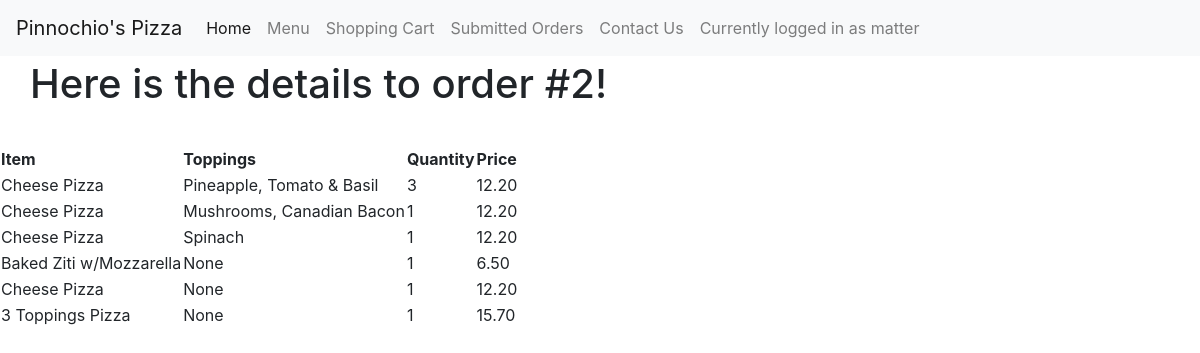
/orders/2 (signed in), run on the app's committed database.
### orders/models.py (models this page shows, shortened)
class OrderDetail(models.Model):
    order = models.ForeignKey(Order, on_delete=models.CASCADE, related_name="Order")
    food = models.ForeignKey(Food, on_delete=models.CASCADE, related_name="Food", default = 0)
    quantity = models.PositiveIntegerField(default = 1)
    topping = models.ManyToManyField(Topping, blank = True, related_name="Topping")

class Food(models.Model):
    item = models.ForeignKey(Item, on_delete=models.CASCADE, related_name="FoodItem")
    price = models.DecimalField(max_digits = 10, decimal_places=2,validators=[MinValueValidator(0)])
    size = models.ForeignKey(Size, on_delete=models.CASCADE, related_name="Size")
    options = (('true', 'Yes'), ('false', 'No'))
    hasToppings = models.CharField(max_length = 5, choices = options, default = 'false')
    numToppings = models.PositiveIntegerField(default = 0, help_text = "0 for cheese pizza")
    name = models.CharField(max_length = 64, default = "None", help_text = "Do not include size in name")

class Topping(models.Model):
    name = models.CharField(max_length = 64)
    def __str__(self):
        return f"{self.name}"

### orders/views.py (the view)
# urls.py: path("orders/<int:order_id>", views.order_details, name="order_details"),
def order_details(request, order_id):
    context = {
        "page_text": "Here is the details to order #" + str(order_id) + "!",
        "order_details": OrderDetail.objects.filter(order_id__exact = order_id)
    }
    return render(request, "orders/order_details.html", context)

### orders/templates/orders/order_details.html (shortened to what this page needs)
{% extends "orders/base.html" %}
{% block body %}
  <h1 class= "main">
    {{ page_text }}
  </h1>
  <table>
    <tr>
      <th>Item</th>
      <th>Toppings</th>
      <th>Quantity</th>
      <th>Price</th>
    </tr>
  {% for order_detail in order_details %}
  <tr>
      <td>{{order_detail.food.name}}</td>
      <td>{{ order_detail.topping.all|join:", "|default:"None" }} </td>
      <td>{{order_detail.quantity}}</td>
      <td>{{order_detail.food.price}}</td>
  </tr>
  {% endfor %}
</table>
{% endblock %}

### orders/templates/orders/base.html (shortened to what this page needs)
{% load static %}
<!DOCTYPE html>
<html>
    <head>
        <link rel="stylesheet" href="https://maxcdn.bootstrapcdn.com/bootstrap/4.0.0-beta.3/css/bootstrap.min.css">
    </head>
    <body>
                    <nav class="navbar navbar-expand-lg navbar-light bg-light fixed-top">
                        <a class="navbar-brand" href="{% url 'index'%}">Pinnochio's Pizza</a>
                        <div class="collapse navbar-collapse" id="navbarNav">
                          <ul class="navbar-nav">
                            <li class="nav-item active">
                              <a class="nav-link" href="{% url 'index'%}">Home<span class="sr-only">(current)</span></a>
                            </li>
                            <li class="nav-item">
                              <a class="nav-link" href="{% url 'menu'%}">Menu</a>
                            </li>
                            <li class="nav-item">
                              <a class="nav-link" href="{% url 'cart'%}">Shopping Cart</a>
                            </li>
                            <li class="nav-item">
                              <a class="nav-link" href="{% url 'orders'%}">Submitted Orders</a>
                            </li>
                            <li class="nav-item">
                              <a class="nav-link" href="{% url 'contact'%}">Contact Us</a>
                            </li>
                            <li class="nav-item">
                            {% if user.username%}
                              <a class = "nav-link my-2 my-lg-0"> Currently logged in as {{user.username}}</a>
                            {% endif %}
                            </li>
                          </ul>
                        </div>
                    </nav>
        {% block body %}
        {% endblock %}
    </body>
</html>

### orders/templates/orders/base.html (style rules this page uses)
.main { padding: 30px; margin-top: 30px; }

### data on the page
OrderDetail: food.name "Cheese Pizza", topping.all "Pineapple, Tomato & Basil", quantity "3", food.price "12.20"
OrderDetail: food.name "Cheese Pizza", topping.all "Mushrooms, Canadian Bacon", quantity "1", food.price "12.20"
OrderDetail: food.name "Cheese Pizza", topping.all "Spinach", quantity "1", food.price "12.20"
OrderDetail: food.name "Baked Ziti w/Mozzarella", topping.all "None", quantity "1", food.price "6.50"
OrderDetail: food.name "Cheese Pizza", topping.all "None", quantity "1", food.price "12.20"
OrderDetail: food.name "3 Toppings Pizza", topping.all "None", quantity "1", food.price "15.70"

### other printed values
{{ user.username }} "matter"
{{ page_text }} "Here is the details to order #2!"
